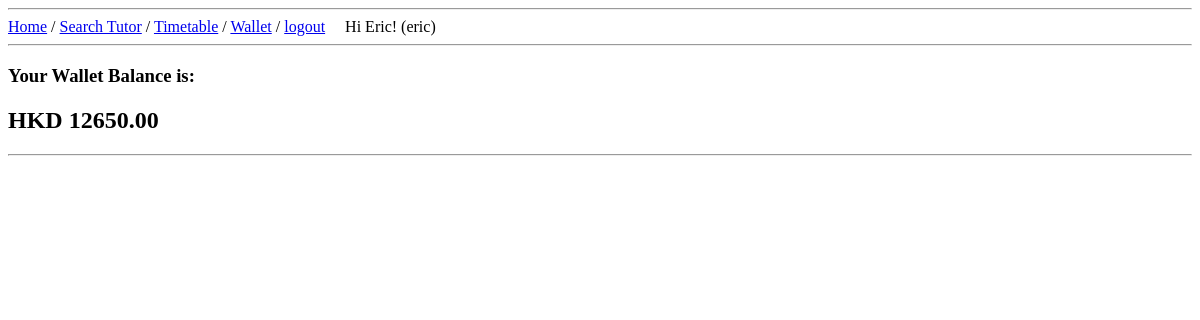
/wallet/ (signed in), run on an earlier commit of the app's database.
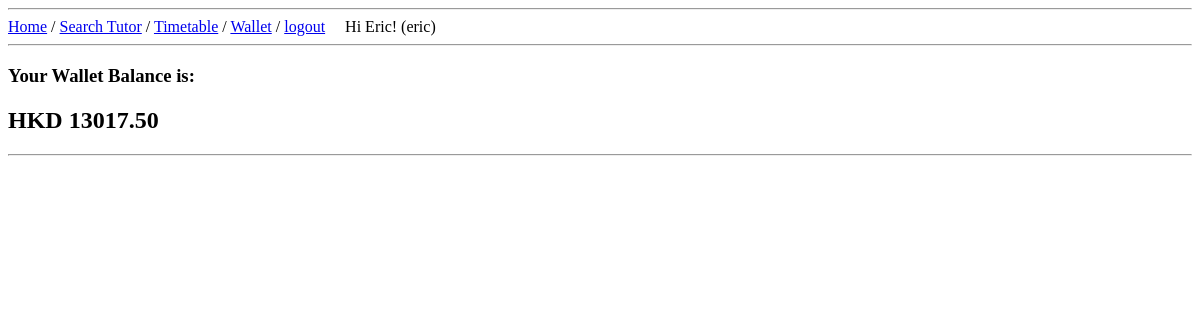
And on a later commit of the database.
### core/models.py (models this page shows, shortened)
class Wallet(models.Model):
    profile = models.OneToOneField(Profile, on_delete=models.CASCADE)
    amount = models.DecimalField(max_digits=20, decimal_places=2, default=0.0, blank=True, null=True)

### core/views.py (the view)
# urls.py: url(r'^wallet/$', views.viewWallet, name='view_wallet'),
@login_required
def viewWallet(request):
    wallet = profile=request.user.profile.wallet
    context={'amount':wallet.amount}
    return render(request, 'view_wallet.html', context)

### core/templates/view_wallet.html (shortened to what this page needs)
{% extends 'base.html' %}
{% block content %}
    <h3>Your Wallet Balance is:</h3>
    <h2>HKD {{amount}}</h2>
{% endblock %}

What changed in the data, as far as the page shows it:
changed Wallet: amount "12650.00" → "13017.50"
